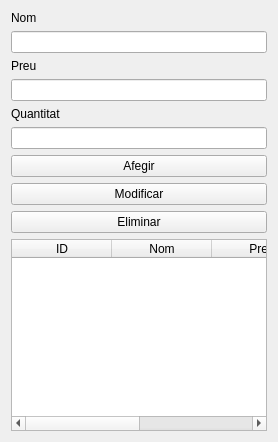
<?xml version="1.0" encoding="UTF-8"?>
<ui version="4.0">
 <class>Form</class>
 <widget class="QWidget" name="Form">
  <layout class="QVBoxLayout" name="verticalLayout">
   <item>
    <widget class="QLabel" name="labelNom">
     <property name="text">
      <string>Nom</string>
     </property>
    </widget>
   </item>
   <item>
    <widget class="QLineEdit" name="txtNom"/>
   </item>
   <item>
    <widget class="QLabel" name="labelPreu">
     <property name="text">
      <string>Preu</string>
     </property>
    </widget>
   </item>
   <item>
    <widget class="QLineEdit" name="txtPreu"/>
   </item>
   <item>
    <widget class="QLabel" name="labelQuantitat">
     <property name="text">
      <string>Quantitat</string>
     </property>
    </widget>
   </item>
   <item>
    <widget class="QLineEdit" name="txtQuantitat"/>
   </item>
   <item>
    <widget class="QPushButton" name="btnAfegir">
     <property name="text">
      <string>Afegir</string>
     </property>
    </widget>
   </item>
   <item>
    <widget class="QPushButton" name="btnModificar">
     <property name="text">
      <string>Modificar</string>
     </property>
    </widget>
   </item>
   <item>
    <widget class="QPushButton" name="btnEliminar">
     <property name="text">
      <string>Eliminar</string>
     </property>
    </widget>
   </item>
   <item>
    <widget class="QTableWidget" name="tableWidget">
     <property name="columnCount">
      <number>4</number>
     </property>
     <column id="0">
      <property name="text">
       <string>ID</string>
      </property>
     </column>
     <column id="1">
      <property name="text">
       <string>Nom</string>
      </property>
     </column>
     <column id="2">
      <property name="text">
       <string>Preu</string>
      </property>
     </column>
     <column id="3">
      <property name="text">
       <string>Quantitat</string>
      </property>
     </column>
    </widget>
   </item>
  </layout>
 </widget>
 <resources/>
 <connections/>
</ui>
